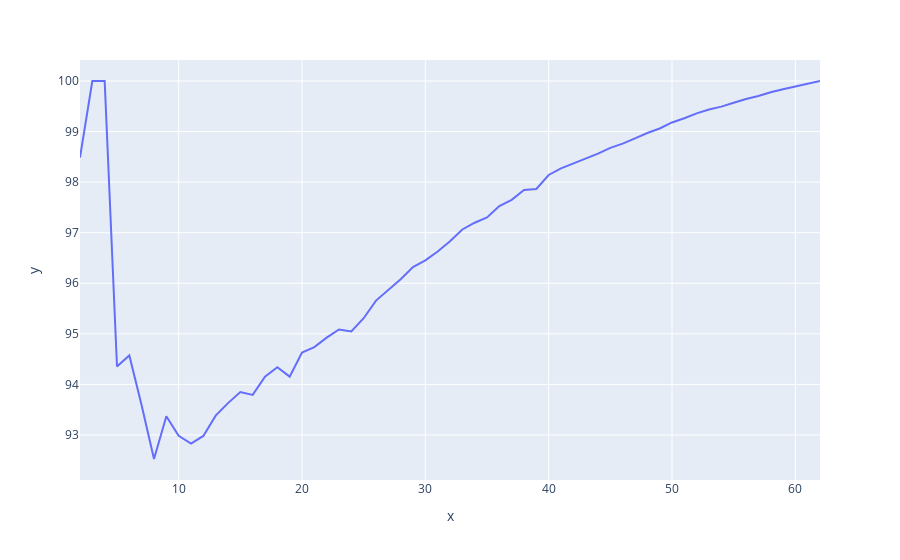

Here is the notebook cell this chart was saved with:
### Code cell
# Plot percent of draws the same for each number of clusters
px.line(x = num_clust, y = pct_same)

### Figure 1 — Plotly figure (JSON) as saved in the notebook; plotly's stock layout.template omitted (floating-point values rounded to 4 significant figures)
{"data": [{"hovertemplate": "x=%{x}<br>y=%{y}<extra></extra>", "legendgroup": "", "line": {"color": "#636efa", "dash": "solid"}, "marker": {"symbol": "circle"}, "mode": "lines", "name": "", "orientation": "v", "showlegend": false, "type": "scatter", "x": [2, 3, 4, 5, 6, 7, 8, 9, 10, 11, 12, 13, 14, 15, 16, 17, 18, 19, 20, 21, 22, 23, 24, 25, 26, 27, 28, 29, 30, 31, 32, 33, 34, 35, 36, 37, 38, 39, 40, 41, 42, 43, 44, 45, 46, 47, 48, 49, 50, 51, 52, 53, 54, 55, 56, 57, 58, 59, 60, 61, 62], "xaxis": "x", "y": [98.49, 100, 100, 94.35, 94.57, 93.58, 92.52, 93.37, 92.98, 92.83, 92.98, 93.38, 93.63, 93.85, 93.79, 94.15, 94.34, 94.15, 94.63, 94.74, 94.92, 95.09, 95.05, 95.31, 95.66, 95.87, 96.08, 96.32, 96.45, 96.63, 96.83, 97.06, 97.2, 97.3, 97.53, 97.65, 97.84, 97.87, 98.14, 98.27, 98.37, 98.47, 98.56, 98.68, 98.76, 98.87, 98.97, 99.06, 99.18, 99.26, 99.36, 99.44, 99.49, 99.57, 99.65, 99.7, 99.78, 99.84, 99.89, 99.95, 100], "yaxis": "y"}], "layout": {"autosize": true, "legend": {"tracegroupgap": 0}, "margin": {"t": 60}, "xaxis": {"anchor": "y", "autorange": true, "domain": [0, 1], "range": [2, 62], "title": {"text": "x"}, "type": "linear"}, "yaxis": {"anchor": "x", "autorange": true, "domain": [0, 1], "range": [92.11, 100.4], "title": {"text": "y"}, "type": "linear"}}}
